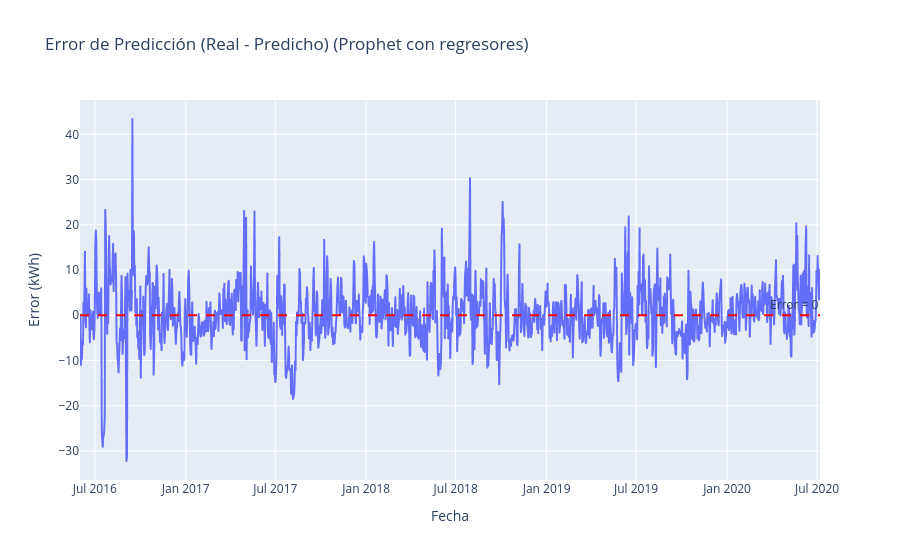

Source (notebook cell):
### Markdown cell above
> **Respuesta:** Analizando inicialmente, se puede decir que mantiene estacionalidad, muy similar al caso de _Prophet_, sin embargo, existe una influencia en el error, la cual se puede notar en el último gráfico, donde se comparan ambos errores y se puede apreciar que mejora con respecto al uso de _Prophet_ sin regresores, por tanto, en base a esto, dado que las predicciones se ajustan de mejor forma a la realidad, se puede afirmar que las variables seleccionadas modelan con más precisión el comportamiento del consumo energético de Homero Simpson. Es decir, influye en el comportamiento inicialmente, pero es un supuesto en base al modelado.

### Code cell
error_train_prophet_reg = prophet_train_reg['y'] - y_pred_prophet_train_reg['yhat']
error_test_prophet_reg = prophet_test_reg['y'] - y_pred_prophet_test_reg['yhat']

total_error_prophet_reg=pd.concat([
  pd.Series(error_train_prophet_reg, index=prophet_train_reg.index), 
  pd.Series(error_test_prophet_reg, index=prophet_test_reg.index)
]).reset_index(drop=True)
fig = px.line(
  x=prophet_df['ds'], 
  y=total_error_prophet_reg, 
  title='Error de Predicción (Real - Predicho) (Prophet con regresores)',
  labels={'x': 'Fecha', 'y': 'Error (kWh)'}
)
fig.add_hline(
  y=0, 
  line_dash="dash", 
  line_color="red", 
  annotation_text="Error = 0"
)
fig.show()

### Figure 1 — Plotly figure (JSON) as saved in the notebook; plotly's stock layout.template omitted (floating-point values rounded to 4 significant figures; data arrays with more than 128 entries replaced by an {"elided": "..."} marker saying what was removed)
{"data": [{"hovertemplate": "Fecha=%{x}<br>Error (kWh)=%{y}<extra></extra>", "legendgroup": "", "line": {"color": "#636efa", "dash": "solid"}, "marker": {"symbol": "circle"}, "mode": "lines", "name": "", "showlegend": false, "type": "scattergl", "x": {"elided": "1498 str values"}, "xaxis": "x", "y": {"elided": "1498 float values"}, "yaxis": "y"}], "layout": {"annotations": [{"showarrow": false, "text": "Error = 0", "x": 1, "xanchor": "right", "xref": "x domain", "y": 0, "yanchor": "bottom", "yref": "y"}], "legend": {"tracegroupgap": 0}, "shapes": [{"line": {"color": "red", "dash": "dash"}, "type": "line", "x0": 0, "x1": 1, "xref": "x domain", "y0": 0, "y1": 0, "yref": "y"}], "title": {"text": "Error de Predicción (Real - Predicho) (Prophet con regresores)"}, "xaxis": {"anchor": "y", "domain": [0, 1], "title": {"text": "Fecha"}}, "yaxis": {"anchor": "x", "domain": [0, 1], "title": {"text": "Error (kWh)"}}}}
